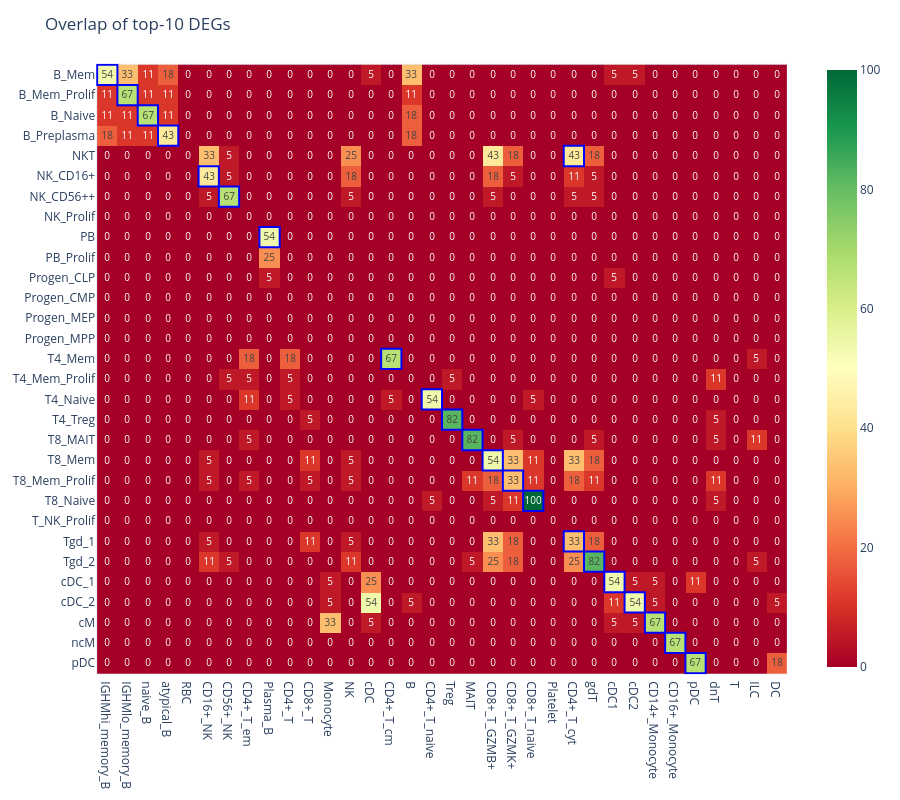

Write notebook code for a chart like this one.
### Code cell
plot_overlap_heatmap(overlap_top10, top_n_labels, "Overlap of top-10 DEGs")

### Figure 1 — Plotly figure (JSON) as saved in the notebook; plotly's stock layout.template omitted (floating-point values rounded to 4 significant figures; data arrays with more than 128 entries replaced by an {"elided": "..."} marker saying what was removed)
{"data": [{"coloraxis": "coloraxis", "hovertemplate": "x: %{x}<br>y: %{y}<br>color: %{z}<extra></extra>", "name": "0", "texttemplate": "%{z:.0f}", "type": "heatmap", "x": ["IGHMhi_memory_B", "IGHMlo_memory_B", "naive_B", "atypical_B", "RBC", "CD16+_NK", "CD56+_NK", "CD4+_T_em", "Plasma_B", "CD4+_T", "CD8+_T", "Monocyte", "NK", "cDC", "CD4+_T_cm", "B", "CD4+_T_naive", "Treg", "MAIT", "CD8+_T_GZMB+", "CD8+_T_GZMK+", "CD8+_T_naive", "Platelet", "CD4+_T_cyt", "gdT", "cDC1", "cDC2", "CD14+_Monocyte", "CD16+_Monocyte", "pDC", "dnT", "T", "ILC", "DC"], "xaxis": "x", "y": ["B_Mem", "B_Mem_Prolif", "B_Naive", "B_Preplasma", "NKT", "NK_CD16+", "NK_CD56++", "NK_Prolif", "PB", "PB_Prolif", "Progen_CLP", "Progen_CMP", "Progen_MEP", "Progen_MPP", "T4_Mem", "T4_Mem_Prolif", "T4_Naive", "T4_Treg", "T8_MAIT", "T8_Mem", "T8_Mem_Prolif", "T8_Naive", "T_NK_Prolif", "Tgd_1", "Tgd_2", "cDC_1", "cDC_2", "cM", "ncM", "pDC"], "yaxis": "y", "z": {"elided": "30x34 float values"}}], "layout": {"autosize": false, "coloraxis": {"cmax": 100, "cmin": 0, "colorscale": [[0, "rgb(165,0,38)"], [0.1, "rgb(215,48,39)"], [0.2, "rgb(244,109,67)"], [0.3, "rgb(253,174,97)"], [0.4, "rgb(254,224,139)"], [0.5, "rgb(255,255,191)"], [0.6, "rgb(217,239,139)"], [0.7, "rgb(166,217,106)"], [0.8, "rgb(102,189,99)"], [0.9, "rgb(26,152,80)"], [1, "rgb(0,104,55)"]]}, "height": 800, "margin": {"t": 60}, "shapes": [{"line": {"color": "blue", "width": 2}, "type": "rect", "x0": -0.5, "x1": 0.5, "y0": -0.5, "y1": 0.5}, {"line": {"color": "blue", "width": 2}, "type": "rect", "x0": 0.5, "x1": 1.5, "y0": 0.5, "y1": 1.5}, {"line": {"color": "blue", "width": 2}, "type": "rect", "x0": 1.5, "x1": 2.5, "y0": 1.5, "y1": 2.5}, {"line": {"color": "blue", "width": 2}, "type": "rect", "x0": 2.5, "x1": 3.5, "y0": 2.5, "y1": 3.5}, {"line": {"color": "blue", "width": 2}, "type": "rect", "x0": 22.5, "x1": 23.5, "y0": 3.5, "y1": 4.5}, {"line": {"color": "blue", "width": 2}, "type": "rect", "x0": 4.5, "x1": 5.5, "y0": 4.5, "y1": 5.5}, {"line": {"color": "blue", "width": 2}, "type": "rect", "x0": 5.5, "x1": 6.5, "y0": 5.5, "y1": 6.5}, {"line": {"color": "blue", "width": 2}, "type": "rect", "x0": 7.5, "x1": 8.5, "y0": 7.5, "y1": 8.5}, {"line": {"color": "blue", "width": 2}, "type": "rect", "x0": 13.5, "x1": 14.5, "y0": 13.5, "y1": 14.5}, {"line": {"color": "blue", "width": 2}, "type": "rect", "x0": 15.5, "x1": 16.5, "y0": 15.5, "y1": 16.5}, {"line": {"color": "blue", "width": 2}, "type": "rect", "x0": 16.5, "x1": 17.5, "y0": 16.5, "y1": 17.5}, {"line": {"color": "blue", "width": 2}, "type": "rect", "x0": 17.5, "x1": 18.5, "y0": 17.5, "y1": 18.5}, {"line": {"color": "blue", "width": 2}, "type": "rect", "x0": 18.5, "x1": 19.5, "y0": 18.5, "y1": 19.5}, {"line": {"color": "blue", "width": 2}, "type": "rect", "x0": 19.5, "x1": 20.5, "y0": 19.5, "y1": 20.5}, {"line": {"color": "blue", "width": 2}, "type": "rect", "x0": 20.5, "x1": 21.5, "y0": 20.5, "y1": 21.5}, {"line": {"color": "blue", "width": 2}, "type": "rect", "x0": 22.5, "x1": 23.5, "y0": 22.5, "y1": 23.5}, {"line": {"color": "blue", "width": 2}, "type": "rect", "x0": 23.5, "x1": 24.5, "y0": 23.5, "y1": 24.5}, {"line": {"color": "blue", "width": 2}, "type": "rect", "x0": 24.5, "x1": 25.5, "y0": 24.5, "y1": 25.5}, {"line": {"color": "blue", "width": 2}, "type": "rect", "x0": 25.5, "x1": 26.5, "y0": 25.5, "y1": 26.5}, {"line": {"color": "blue", "width": 2}, "type": "rect", "x0": 26.5, "x1": 27.5, "y0": 26.5, "y1": 27.5}, {"line": {"color": "blue", "width": 2}, "type": "rect", "x0": 27.5, "x1": 28.5, "y0": 27.5, "y1": 28.5}, {"line": {"color": "blue", "width": 2}, "type": "rect", "x0": 28.5, "x1": 29.5, "y0": 28.5, "y1": 29.5}], "title": {"text": "Overlap of top-10 DEGs"}, "width": 900, "xaxis": {"anchor": "y", "autorange": true, "constrain": "domain", "domain": [0.02232, 0.9777], "range": [-0.5499, 33.5], "scaleanchor": "y", "type": "category"}, "yaxis": {"anchor": "x", "autorange": true, "constrain": "domain", "domain": [-1.11e-16, 1], "range": [29.55, -0.5499], "type": "category"}}}
